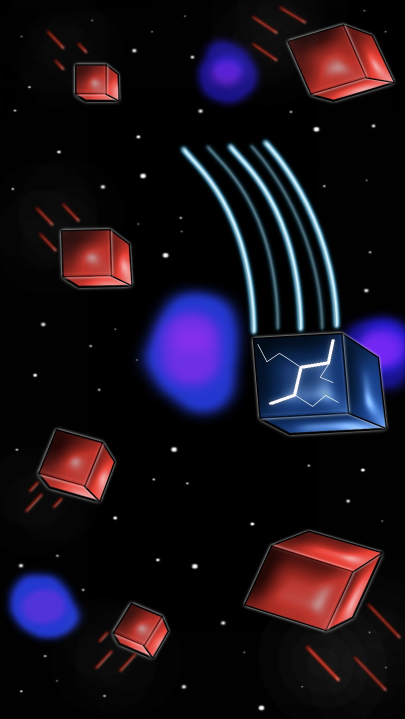
#> input picture iz/src/keyart_bg.jpg, 810 x 1438 px (shown at 1/2 size)
$ python -i render.py   (imports and definitions only)
#> lines starting #> are read from the running program, lines starting #| are printed output that depends on the picture
"""Render Impact Zero Reels + carousel from posts/dayNN.json.
Usage: python3 tools/render.py posts/day01.json
Outputs to out/<day>/ : R*.mp4, C*_N.jpg
"""
import json, os, subprocess, sys, textwrap, shutil
from PIL import Image, ImageDraw, ImageFont, ImageFilter

ROOT = os.path.dirname(os.path.dirname(os.path.abspath(__file__)))
SRC = os.path.join(ROOT, "src")
FONT_B = "/usr/share/fonts/truetype/google-fonts/Poppins-Bold.ttf"
FONT_M = "/usr/share/fonts/truetype/google-fonts/Poppins-Medium.ttf"
W, H = 1080, 1920
CYAN = (95, 208, 255)
RED = (255, 74, 74)
WHITE = (255, 255, 255)

# [1 line not run here, left out]
# [1 line that did not run here, left out]
# [1 line that did not run here, left out]
# [1 line not run here, left out]


def run(cmd):
    print(" ".join(cmd)[:300])
    subprocess.run(cmd, check=True)


# ---------- backdrop ----------
def backdrop(path):
#> called with path = '../src/keyart_bg.jpg'
    bg = Image.open(os.path.join(SRC, "keyart_bg.jpg")).convert("RGB")
#> bg is the input picture: PIL image 810x1438 RGB; mean R, G, B 23.8, 16.3, 27.8
    bg = bg.resize((W, int(bg.height * W / bg.width)))
#> bg: PIL image 1080x1917 RGB
    canvas = Image.new("RGB", (W, H), (0, 0, 0))
#> canvas: PIL image 1080x1920 RGB; every value is 0
    canvas.paste(bg, (0, (H - bg.height) // 2))
    canvas = canvas.filter(ImageFilter.GaussianBlur(2))
    canvas = Image.eval(canvas, lambda v: int(v * 0.42))
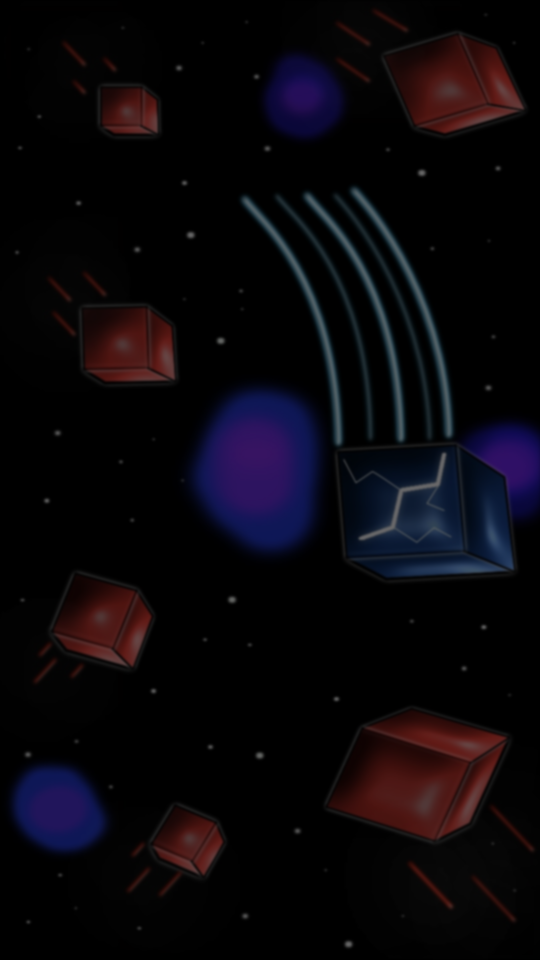
#> canvas: PIL image 1080x1920 RGB (shown at 1/2 size); mean R, G, B 9.6, 6.5, 11.3
    canvas.save(path)


# ---------- text cards ----------
# [185 lines left out: functions wrap_lines, draw_rich_line, make_card, make_label, overlay_chain, render_reel, not called in this run]


# ---------- carousel ----------
CW, CH = 1080, 1350


# [60 lines left out: functions grab_frame, render_carousel, not called in this run]


ONLY = set(sys.argv[2:])  # optional: render only these post ids
# [6 lines not run here, left out]

>>> result = backdrop('../src/keyart_bg.jpg')
